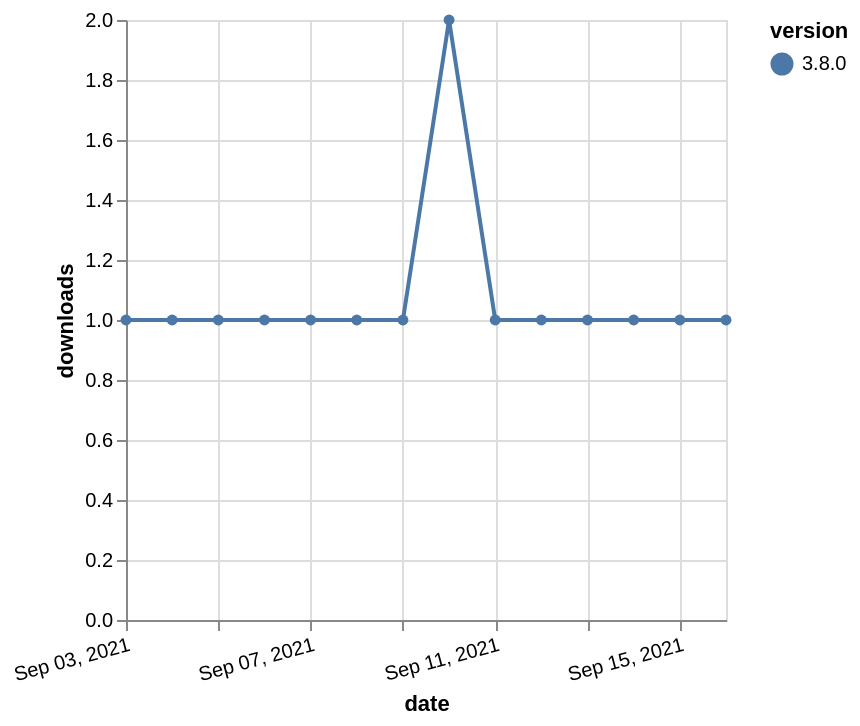

Vega-Lite specification stored for this chart:
### Vega-Lite specification from a JSON file in a GitHub repository (floating-point values rounded to 4 significant figures)
{"$schema": "https://vega.github.io/schema/vega-lite/v5.json", "description": "A simple bar chart with embedded data.", "data": {"values": [{"date": "2021-09-03", "total": 234, "delta": 1, "version": "3.8.0"}, {"date": "2021-09-04", "total": 235, "delta": 1, "version": "3.8.0"}, {"date": "2021-09-05", "total": 236, "delta": 1, "version": "3.8.0"}, {"date": "2021-09-06", "total": 237, "delta": 1, "version": "3.8.0"}, {"date": "2021-09-07", "total": 238, "delta": 1, "version": "3.8.0"}, {"date": "2021-09-08", "total": 239, "delta": 1, "version": "3.8.0"}, {"date": "2021-09-09", "total": 240, "delta": 1, "version": "3.8.0"}, {"date": "2021-09-10", "total": 242, "delta": 2, "version": "3.8.0"}, {"date": "2021-09-11", "total": 243, "delta": 1, "version": "3.8.0"}, {"date": "2021-09-12", "total": 244, "delta": 1, "version": "3.8.0"}, {"date": "2021-09-13", "total": 245, "delta": 1, "version": "3.8.0"}, {"date": "2021-09-14", "total": 246, "delta": 1, "version": "3.8.0"}, {"date": "2021-09-15", "total": 247, "delta": 1, "version": "3.8.0"}, {"date": "2021-09-16", "total": 248, "delta": 1, "version": "3.8.0"}]}, "width": "container", "mark": {"type": "line", "point": {"filled": true}}, "encoding": {"x": {"field": "date", "type": "temporal", "timeUnit": "yearmonthdate", "title": "date", "axis": {"labelAngle": -15}}, "y": {"field": "delta", "type": "quantitative", "title": "downloads"}, "color": {"field": "version", "type": "nominal"}, "tooltip": {"field": "delta"}}}
